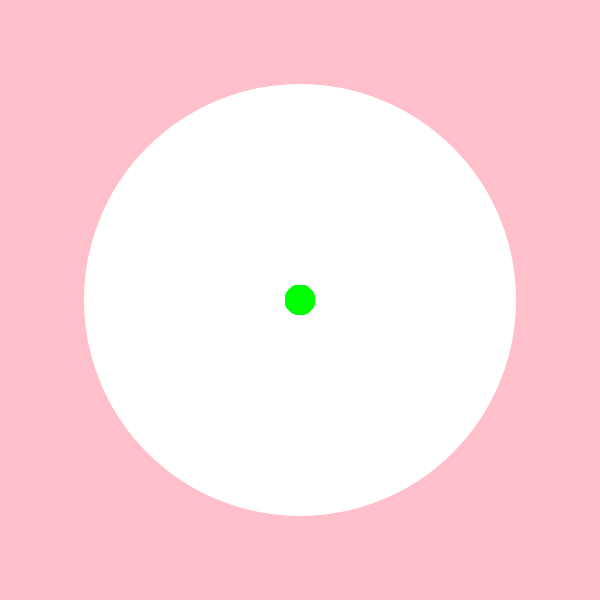
Frame 1 (no input)
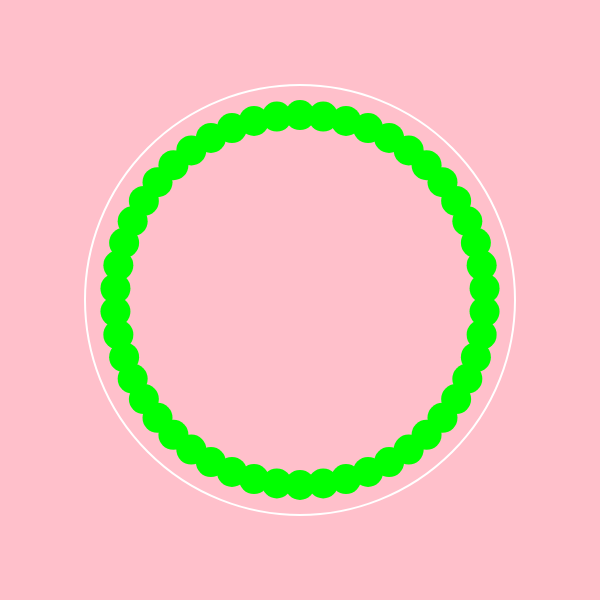
Frame 60 (no input)
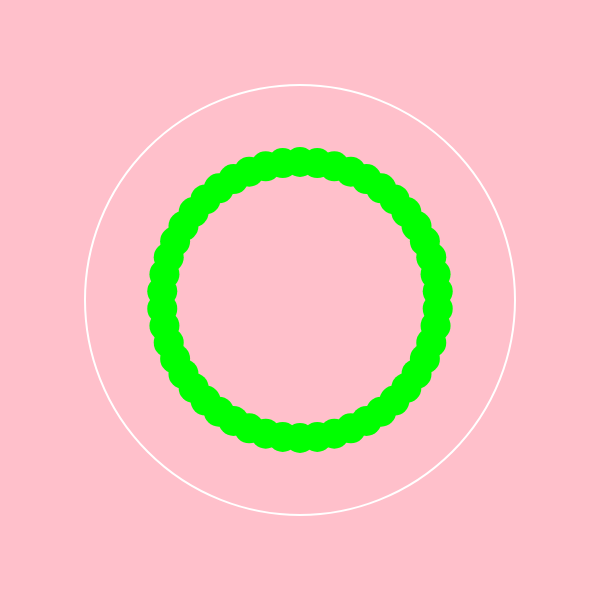
Frame 120 (the mouse pressed at the canvas centre since frame 60)

The p5.js sketch that drew these frames (run headless with seeded random() and noise() and a simulated clock; from frame 60 on, the mouse is pressed at the canvas centre):

// p5.js sketch
// ── sketch.js
var thetaSlider;
function setup(){
    createCanvas(600, 600);
    thetaSlider = createSlider(0, 360);
}
var i = 0;

var theta = 0;
var radius = 200;
function draw(){
    theta = radians(thetaSlider.value()); 
    background("#ffc0cb");
    translate(width/2, height/2);
    scale(1,-1);

    if(i>TWO_PI) i =0; // repeating the animation

    stroke(255);
    strokeWeight(2);
    circle(0, 0, radius*2+30);
    noFill();
    // circle(0, 0, radius*2-90);
    strokeWeight(30);
    stroke(255,0,0);    
    tmpSinValue = sin(i);    
    stroke(0,255,0);    
    for(ang = 0; ang<=TWO_PI; ang+=TWO_PI/thetaSlider.value()){
        point(sin(ang) * tmpSinValue * radius, cos(ang)*tmpSinValue*radius); // sin(0) * sin(i) * r, cos(0) * sin(i) * r
    }
    i+=0.02;
}
